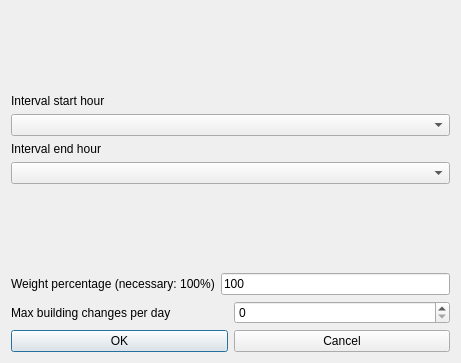
<?xml version="1.0" encoding="UTF-8"?>
<ui version="4.0">
 <class>ModifyConstraintStudentsMaxBuildingChangesPerRealDayInIntervalForm_template</class>
 <widget class="QDialog" name="ModifyConstraintStudentsMaxBuildingChangesPerRealDayInIntervalForm_template">
  <property name="geometry">
   <rect>
    <x>0</x>
    <y>0</y>
    <width>461</width>
    <height>363</height>
   </rect>
  </property>
  <property name="windowTitle">
   <string extracomment="This is the title of the dialog to modify a constraint of this type">Modify students max building changes per real day in interval</string>
  </property>
  <layout class="QGridLayout" name="gridLayout">
   <item row="2" column="0">
    <layout class="QVBoxLayout" name="verticalLayout_2">
     <item>
      <widget class="QLabel" name="endTextLabel">
       <property name="frameShape">
        <enum>QFrame::NoFrame</enum>
       </property>
       <property name="frameShadow">
        <enum>QFrame::Plain</enum>
       </property>
       <property name="text">
        <string>Interval end hour</string>
       </property>
       <property name="wordWrap">
        <bool>false</bool>
       </property>
      </widget>
     </item>
     <item>
      <widget class="QComboBox" name="endHourComboBox">
       <property name="editable">
        <bool>false</bool>
       </property>
       <property name="insertPolicy">
        <enum>QComboBox::NoInsert</enum>
       </property>
       <property name="duplicatesEnabled">
        <bool>false</bool>
       </property>
      </widget>
     </item>
    </layout>
   </item>
   <item row="1" column="0">
    <layout class="QVBoxLayout" name="verticalLayout">
     <item>
      <widget class="QLabel" name="startTextLabel">
       <property name="frameShape">
        <enum>QFrame::NoFrame</enum>
       </property>
       <property name="frameShadow">
        <enum>QFrame::Plain</enum>
       </property>
       <property name="text">
        <string>Interval start hour</string>
       </property>
       <property name="wordWrap">
        <bool>false</bool>
       </property>
      </widget>
     </item>
     <item>
      <widget class="QComboBox" name="startHourComboBox">
       <property name="editable">
        <bool>false</bool>
       </property>
       <property name="insertPolicy">
        <enum>QComboBox::NoInsert</enum>
       </property>
       <property name="duplicatesEnabled">
        <bool>false</bool>
       </property>
      </widget>
     </item>
    </layout>
   </item>
   <item row="6" column="0">
    <layout class="QHBoxLayout">
     <item>
      <widget class="QPushButton" name="okPushButton">
       <property name="text">
        <string>OK</string>
       </property>
      </widget>
     </item>
     <item>
      <widget class="QPushButton" name="cancelPushButton">
       <property name="text">
        <string>Cancel</string>
       </property>
      </widget>
     </item>
    </layout>
   </item>
   <item row="5" column="0">
    <layout class="QHBoxLayout">
     <item>
      <widget class="QLabel" name="textLabel">
       <property name="text">
        <string>Max building changes per day</string>
       </property>
       <property name="wordWrap">
        <bool>false</bool>
       </property>
      </widget>
     </item>
     <item>
      <widget class="QSpinBox" name="maxChangesSpinBox"/>
     </item>
    </layout>
   </item>
   <item row="3" column="0">
    <spacer name="verticalSpacer">
     <property name="orientation">
      <enum>Qt::Vertical</enum>
     </property>
     <property name="sizeHint" stdset="0">
      <size>
       <width>278</width>
       <height>6</height>
      </size>
     </property>
    </spacer>
   </item>
   <item row="4" column="0">
    <layout class="QHBoxLayout">
     <item>
      <widget class="QLabel" name="weightTextLabel">
       <property name="frameShape">
        <enum>QFrame::NoFrame</enum>
       </property>
       <property name="frameShadow">
        <enum>QFrame::Plain</enum>
       </property>
       <property name="text">
        <string>Weight percentage (necessary: 100%)</string>
       </property>
       <property name="wordWrap">
        <bool>false</bool>
       </property>
      </widget>
     </item>
     <item>
      <widget class="QLineEdit" name="weightLineEdit">
       <property name="text">
        <string notr="true">100</string>
       </property>
      </widget>
     </item>
    </layout>
   </item>
   <item row="0" column="0">
    <spacer name="spacer2">
     <property name="orientation">
      <enum>Qt::Vertical</enum>
     </property>
     <property name="sizeType">
      <enum>QSizePolicy::Expanding</enum>
     </property>
     <property name="sizeHint" stdset="0">
      <size>
       <width>20</width>
       <height>41</height>
      </size>
     </property>
    </spacer>
   </item>
  </layout>
 </widget>
 <layoutdefault spacing="6" margin="11"/>
 <resources/>
 <connections/>
</ui>
